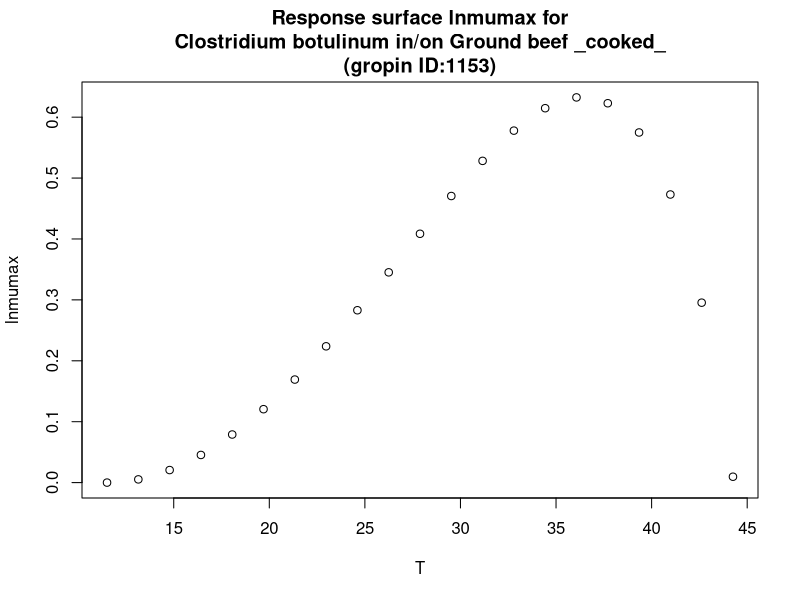

Write the R code that produced this figure.
#############################
# start of Parameter script
#############################
T <- seq(11.5115,44.2557442557443,length.out=21)
#############################
# end of Parameter script
#############################
############################# 
# start of Model script Gropin ID 1153 
#############################
 
# constant coefficients for this model
 
variables <- data.frame(T)
argumentsPar <- expand.grid(variables)
 
# heart of the model
response_surface <- function(T) {
   mumax <-0.633*(T-44.3)*((T-11.5)^2)/(((36.4-11.5)*(T-36.4)-(36.4-44.3)*(36.4+11.5-2*T))*(36.4-11.5))

return(mumax=mumax)
} 

# output parameters
responseSurface <- cbind(argumentsPar,response_surface(argumentsPar['T']))
colnames(responseSurface) <- c(colnames(argumentsPar),'lnmumax')
#############################
# End of Model script
#############################
############################# 
# start of Visualisation script Gropin ID 1153 
#############################
plot(T,responseSurface$'lnmumax',xlab='T',
                          ylab='lnmumax',main='Response surface lnmumax for
Clostridium botulinum in/on Ground beef _cooked_
(gropin ID:1153)')
#############################
# End of Visualisation script
#############################
